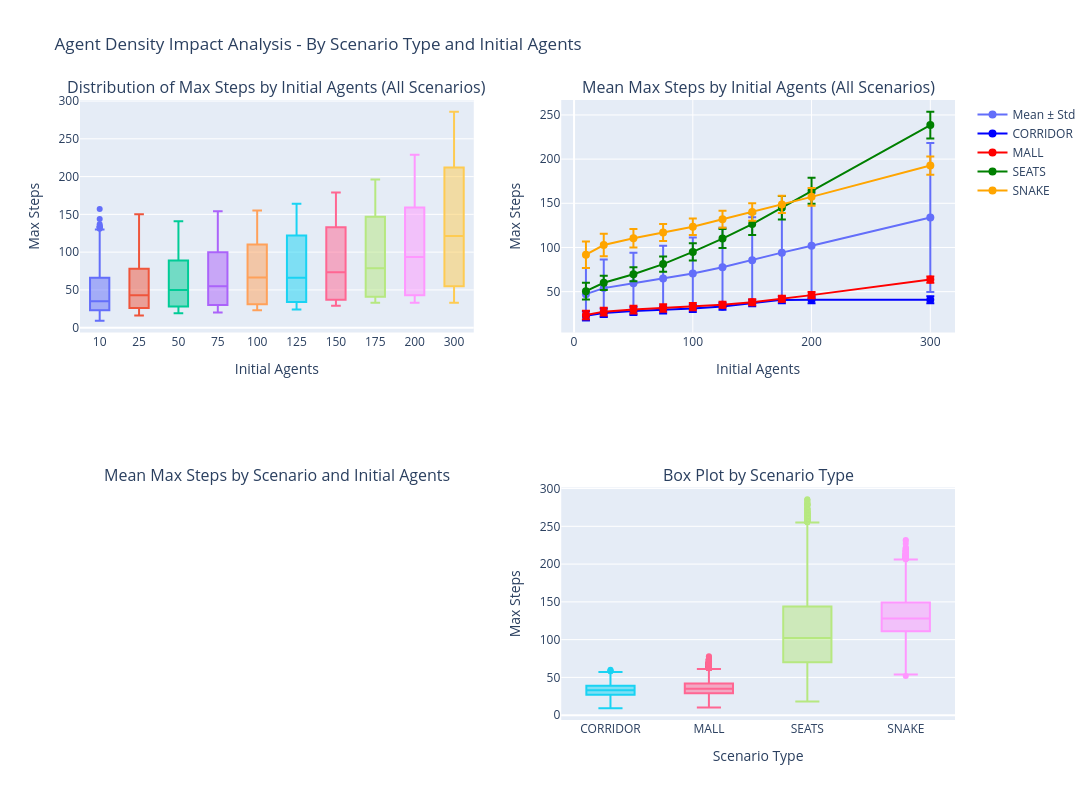

Here is the notebook cell this chart was saved with:
### Code cell
# Create subplots: overall visualization and by-scenario breakdown
num_scenarios = len(scenario_types)
fig = make_subplots(
    rows=2, cols=2,
    subplot_titles=(
        "Distribution of Max Steps by Initial Agents (All Scenarios)",
        "Mean Max Steps by Initial Agents (All Scenarios)",
        "Mean Max Steps by Scenario and Initial Agents",
        "Box Plot by Scenario Type"
    ),
    specs=[[{}, {}], [{}, {}]]
)

# Plot 1: Box plot (overall)
for agent_count in sorted(max_steps_per_run["initial_agents"].unique()):
    data = max_steps_per_run[max_steps_per_run["initial_agents"] == agent_count]["max_steps"]
    fig.add_trace(
        go.Box(y=data, name=f"{agent_count}", showlegend=False),
        row=1, col=1
    )

# Plot 2: Line plot with error bars (overall)
stats_overall = max_steps_per_run.groupby("initial_agents")["max_steps"].agg(["mean", "std"]).reset_index()
fig.add_trace(
    go.Scatter(
        x=stats_overall["initial_agents"],
        y=stats_overall["mean"],
        error_y=dict(type="data", array=stats_overall["std"], visible=True),
        mode="lines+markers",
        name="Mean ± Std",
        marker=dict(size=8),
        line=dict(width=2),
        showlegend=True
    ),
    row=1, col=2
)

# Plot 3: Line plot by scenario type
colors = ["blue", "red", "green", "orange", "purple", "brown", "pink", "cyan"]
for i, scenario in enumerate(scenario_types):
    scenario_data = max_steps_per_run[max_steps_per_run['scenario_type'] == scenario]
    scenario_stats = scenario_data.groupby("initial_agents")["max_steps"].agg(["mean", "std"]).reset_index()
    
    fig.add_trace(
        go.Scatter(
            x=scenario_stats["initial_agents"],
            y=scenario_stats["mean"],
            error_y=dict(type="data", array=scenario_stats["std"], visible=True),
            mode="lines+markers",
            name=scenario,
            marker=dict(size=8),
            line=dict(width=2, color=colors[i % len(colors)]),
            showlegend=True
        ),
        row=1, col=2
    )

# Plot 4: Box plot by scenario type
for scenario in scenario_types:
    scenario_data = max_steps_per_run[max_steps_per_run['scenario_type'] == scenario]
    fig.add_trace(
        go.Box(
            y=scenario_data["max_steps"],
            name=scenario,
            showlegend=False
        ),
        row=2, col=2
    )

# Update layout
fig.update_xaxes(title_text="Initial Agents", row=1, col=1)
fig.update_yaxes(title_text="Max Steps", row=1, col=1)
fig.update_xaxes(title_text="Initial Agents", row=1, col=2)
fig.update_yaxes(title_text="Max Steps", row=1, col=2)
fig.update_xaxes(title_text="Initial Agents", row=2, col=1)
fig.update_yaxes(title_text="Max Steps", row=2, col=1)
fig.update_xaxes(title_text="Scenario Type", row=2, col=2)
fig.update_yaxes(title_text="Max Steps", row=2, col=2)

fig.update_layout(height=800, width=1400, showlegend=True, 
                  title_text="Agent Density Impact Analysis - By Scenario Type and Initial Agents")
fig.show()

### Figure 1 — Plotly figure (JSON) as saved in the notebook; plotly's stock layout.template omitted (floating-point values rounded to 4 significant figures; data arrays with more than 128 entries replaced by an {"elided": "..."} marker saying what was removed)
{"data": [{"name": "10", "showlegend": false, "type": "box", "xaxis": "x", "y": {"elided": "4000 int values"}, "yaxis": "y"}, {"name": "25", "showlegend": false, "type": "box", "xaxis": "x", "y": {"elided": "4000 int values"}, "yaxis": "y"}, {"name": "50", "showlegend": false, "type": "box", "xaxis": "x", "y": {"elided": "4000 int values"}, "yaxis": "y"}, {"name": "75", "showlegend": false, "type": "box", "xaxis": "x", "y": {"elided": "4000 int values"}, "yaxis": "y"}, {"name": "100", "showlegend": false, "type": "box", "xaxis": "x", "y": {"elided": "4000 int values"}, "yaxis": "y"}, {"name": "125", "showlegend": false, "type": "box", "xaxis": "x", "y": {"elided": "4000 int values"}, "yaxis": "y"}, {"name": "150", "showlegend": false, "type": "box", "xaxis": "x", "y": {"elided": "4000 int values"}, "yaxis": "y"}, {"name": "175", "showlegend": false, "type": "box", "xaxis": "x", "y": {"elided": "4000 int values"}, "yaxis": "y"}, {"name": "200", "showlegend": false, "type": "box", "xaxis": "x", "y": {"elided": "4000 int values"}, "yaxis": "y"}, {"name": "300", "showlegend": false, "type": "box", "xaxis": "x", "y": {"elided": "4000 int values"}, "yaxis": "y"}, {"error_y": {"array": [29.72, 32.34, 34.57, 37.22, 40.6, 44.76, 48.8, 53.51, 59.49, 84.22], "type": "data", "visible": true}, "line": {"width": 2}, "marker": {"size": 8}, "mode": "lines+markers", "name": "Mean ± Std", "showlegend": true, "type": "scatter", "x": [10, 25, 50, 75, 100, 125, 150, 175, 200, 300], "xaxis": "x2", "y": [47.17, 54.01, 59.44, 64.76, 70.6, 77.64, 85.47, 94.14, 102.1, 133.9], "yaxis": "y2"}, {"error_y": {"array": [4.95, 4.661, 4.486, 4.165, 3.988, 3.907, 3.654, 3.731, 3.885, 3.953], "type": "data", "visible": true}, "line": {"color": "blue", "width": 2}, "marker": {"size": 8}, "mode": "lines+markers", "name": "CORRIDOR", "showlegend": true, "type": "scatter", "x": [10, 25, 50, 75, 100, 125, 150, 175, 200, 300], "xaxis": "x2", "y": [22.59, 25.91, 28.1, 29.44, 30.96, 33.32, 37.23, 40.69, 40.7, 40.8], "yaxis": "y2"}, {"error_y": {"array": [4.866, 4.439, 4.295, 4.185, 4.144, 3.406, 3.452, 3.403, 3.591, 3.578], "type": "data", "visible": true}, "line": {"color": "red", "width": 2}, "marker": {"size": 8}, "mode": "lines+markers", "name": "MALL", "showlegend": true, "type": "scatter", "x": [10, 25, 50, 75, 100, 125, 150, 175, 200, 300], "xaxis": "x2", "y": [23.62, 27.38, 29.66, 31.53, 33.0, 35.14, 38.01, 42.02, 46.08, 63.65], "yaxis": "y2"}, {"error_y": {"array": [9.458, 8.092, 7.962, 8.669, 9.778, 10.69, 12.25, 13.3, 14.79, 15.28], "type": "data", "visible": true}, "line": {"color": "green", "width": 2}, "marker": {"size": 8}, "mode": "lines+markers", "name": "SEATS", "showlegend": true, "type": "scatter", "x": [10, 25, 50, 75, 100, 125, 150, 175, 200, 300], "xaxis": "x2", "y": [50.58, 60.01, 69.63, 81.2, 94.96, 110.1, 126.5, 145.1, 164.2, 238.5], "yaxis": "y2"}, {"error_y": {"array": [14.99, 12.78, 10.51, 9.635, 9.441, 9.638, 9.86, 9.893, 10.05, 10.37], "type": "data", "visible": true}, "line": {"color": "orange", "width": 2}, "marker": {"size": 8}, "mode": "lines+markers", "name": "SNAKE", "showlegend": true, "type": "scatter", "x": [10, 25, 50, 75, 100, 125, 150, 175, 200, 300], "xaxis": "x2", "y": [91.9, 102.8, 110.4, 116.9, 123.5, 132.0, 140.2, 148.8, 157.3, 192.7], "yaxis": "y2"}, {"name": "CORRIDOR", "showlegend": false, "type": "box", "xaxis": "x4", "y": {"elided": "10000 int values"}, "yaxis": "y4"}, {"name": "MALL", "showlegend": false, "type": "box", "xaxis": "x4", "y": {"elided": "10000 int values"}, "yaxis": "y4"}, {"name": "SEATS", "showlegend": false, "type": "box", "xaxis": "x4", "y": {"elided": "10000 int values"}, "yaxis": "y4"}, {"name": "SNAKE", "showlegend": false, "type": "box", "xaxis": "x4", "y": {"elided": "10000 int values"}, "yaxis": "y4"}], "layout": {"annotations": [{"font": {"size": 16}, "showarrow": false, "text": "Distribution of Max Steps by Initial Agents (All Scenarios)", "x": 0.225, "xanchor": "center", "xref": "paper", "y": 1, "yanchor": "bottom", "yref": "paper"}, {"font": {"size": 16}, "showarrow": false, "text": "Mean Max Steps by Initial Agents (All Scenarios)", "x": 0.775, "xanchor": "center", "xref": "paper", "y": 1, "yanchor": "bottom", "yref": "paper"}, {"font": {"size": 16}, "showarrow": false, "text": "Mean Max Steps by Scenario and Initial Agents", "x": 0.225, "xanchor": "center", "xref": "paper", "y": 0.375, "yanchor": "bottom", "yref": "paper"}, {"font": {"size": 16}, "showarrow": false, "text": "Box Plot by Scenario Type", "x": 0.775, "xanchor": "center", "xref": "paper", "y": 0.375, "yanchor": "bottom", "yref": "paper"}], "height": 800, "showlegend": true, "title": {"text": "Agent Density Impact Analysis - By Scenario Type and Initial Agents"}, "width": 1400, "xaxis": {"anchor": "y", "domain": [0, 0.45], "title": {"text": "Initial Agents"}}, "xaxis2": {"anchor": "y2", "domain": [0.55, 1], "title": {"text": "Initial Agents"}}, "xaxis3": {"anchor": "y3", "domain": [0, 0.45], "title": {"text": "Initial Agents"}}, "xaxis4": {"anchor": "y4", "domain": [0.55, 1], "title": {"text": "Scenario Type"}}, "yaxis": {"anchor": "x", "domain": [0.625, 1], "title": {"text": "Max Steps"}}, "yaxis2": {"anchor": "x2", "domain": [0.625, 1], "title": {"text": "Max Steps"}}, "yaxis3": {"anchor": "x3", "domain": [0, 0.375], "title": {"text": "Max Steps"}}, "yaxis4": {"anchor": "x4", "domain": [0, 0.375], "title": {"text": "Max Steps"}}}}
